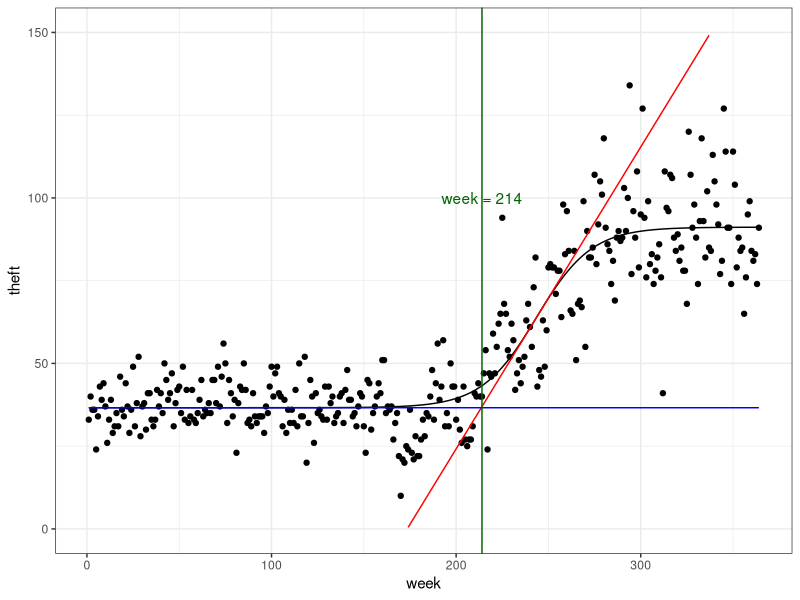

The R script that drew this image:
#Logistic model fit to weekly sonata theft data

library(ggplot2)

data=read.csv("data/weekly_sonata_logistic-10-4-24.csv")
data$index=c(1:364)
N.logistic <- function(x, K, r0,c,b){
  return(K/(1 + exp(-r0*(x-c)))+b)
  }

model=nls(theft ~ N.logistic(index, K, r0,c,b), data = data, 
    start = list(K = 50, r0 = .5,c=200,b=30))

#print the fitted parameters

summary(model)

#graph the logistic function with fitted parameters



K = coef(model)[1] #K2 in the main text
r0 = coef(model)[2]
c = coef(model)[3]
b = coef(model)[4] #K1 in the main text

cat("***Logistic model fit***\n")

cat("K2: ",K,", r0: ",r0,", c: ",c,", K1: ",b)

#K = 5.455e+01 #K2 in the main text
#r0 = 6.689e-02
#c=2.435e+02
#b=3.662e+01 #K1 in the main text


data$logistic=0
for(i in 1:364){
  data$logistic[i]=N.logistic(i,K,r0,c,b)
}

data$mxb=.9121274*(data$index-243)+N.logistic(243,K,r0,c,b)
data$constant=b
ggplot(data)+geom_point(aes(x=index,y=theft))+geom_line(aes(x=index,y=logistic))+
  geom_line(aes(x=index,y=mxb),color="red")+ylim(0,150)+xlab("week")+annotate("text",x=214,y=100,label="week = 214",color="darkgreen")+
  geom_line(aes(x=index,y=constant),color="blue")+theme_bw()+geom_vline(aes(xintercept = 214),colour = "darkgreen")
